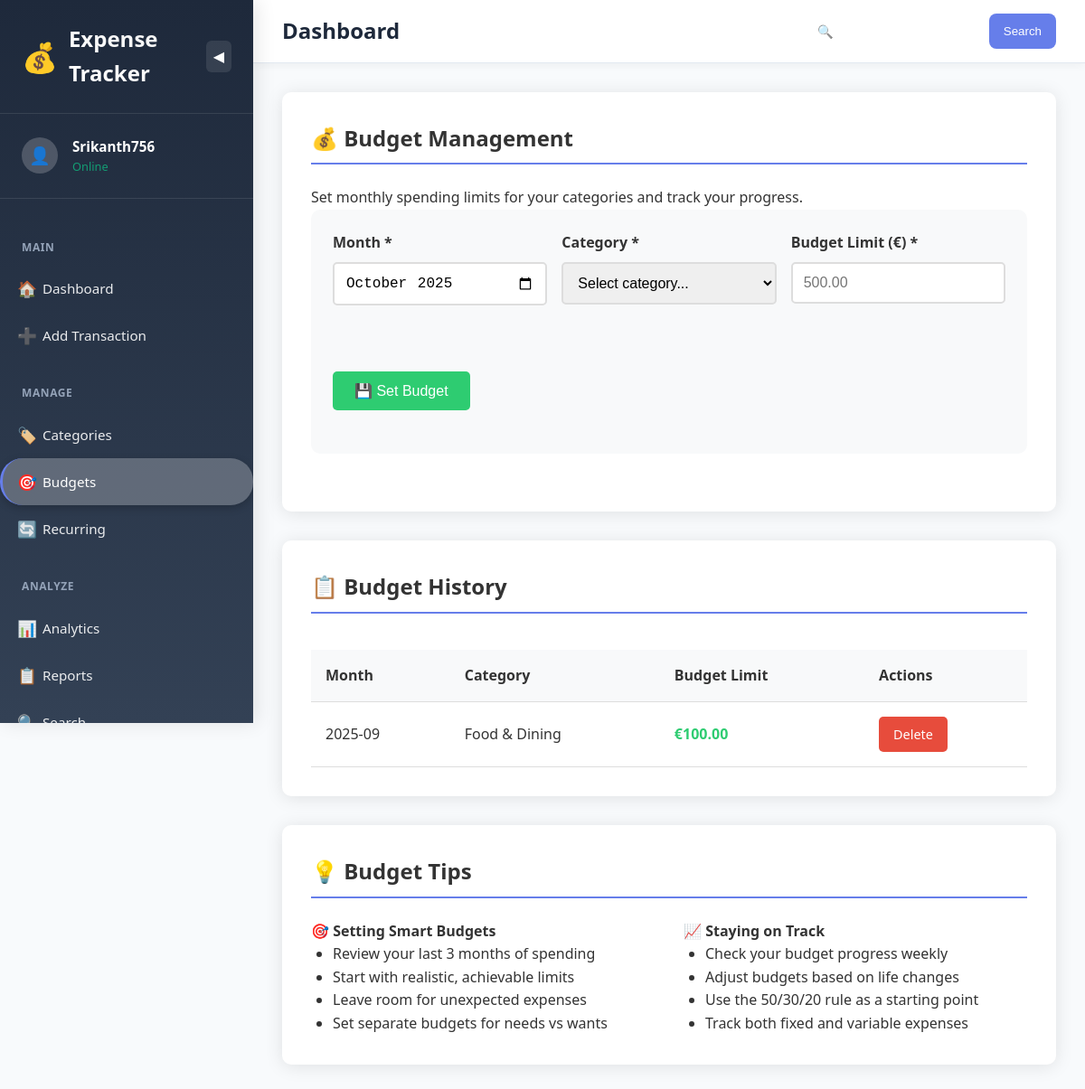
The page /budgets (signed in) on the database its author committed.
### tables this page shows
CREATE TABLE budgets (
            id INTEGER PRIMARY KEY AUTOINCREMENT,
            month TEXT NOT NULL,
            category_id INTEGER,
            amount_limit REAL NOT NULL,
            user_id INTEGER NOT NULL,
            FOREIGN KEY (category_id) REFERENCES categories (id),
            FOREIGN KEY (user_id) REFERENCES users (id)
        );

CREATE TABLE categories (
            id INTEGER PRIMARY KEY AUTOINCREMENT,
            name TEXT NOT NULL,
            user_id INTEGER NOT NULL,
            FOREIGN KEY (user_id) REFERENCES users (id),
            UNIQUE(name, user_id)
        );

### app.py (the view)
@app.route('/budgets')
@login_required
def budgets():
    user_id = session['user_id']
    conn = get_db_connection()
    current_month = datetime.now().strftime('%Y-%m')
    budgets = conn.execute('''
        SELECT b.*, c.name as category_name
        FROM budgets b
        LEFT JOIN categories c ON b.category_id = c.id
        WHERE b.user_id = ?
        ORDER BY b.month DESC, c.name
    ''', (user_id,)).fetchall()
    budget_status = []
    for budget in budgets:
        if budget['month'] == current_month:
            spent = conn.execute('''
                SELECT COALESCE(SUM(amount), 0) as total
                FROM transactions
                WHERE user_id = ? AND type = 'expense'
                AND category_id = ?
                AND strftime('%Y-%m', date) = ?
            ''', (user_id, budget['category_id'], current_month)).fetchone()
            remaining = budget['amount_limit'] - spent['total']
            percentage = (spent['total'] / budget['amount_limit']) * 100 if budget['amount_limit'] > 0 else 0
            budget_status.append({
                'budget': budget,
                'spent': spent['total'],
                'remaining': remaining,
                'percentage': percentage,
                'over_budget': remaining < 0
            })
    categories = conn.execute(
        'SELECT * FROM categories WHERE user_id = ? ORDER BY name',
        (user_id,)
    ).fetchall()
    conn.close()
    return render_template('budgets.html',
                         budgets=budgets,
                         budget_status=budget_status,
                         categories=categories,
                         current_month=current_month)

### app.py (called while the page is built)
def login_required(f):
    @wraps(f)
    def decorated_function(*args, **kwargs):
        if 'user_id' not in session:
            return redirect(url_for('login'))
        return f(*args, **kwargs)
    return decorated_function

def get_db_connection():
    conn = sqlite3.connect(DATABASE_PATH)
    conn.row_factory = sqlite3.Row
    return conn

### templates/budgets.html (shortened to what this page needs)
{% extends "base.html" %}
{% block content %}
<div class="fade-in">
    <div class="card">
        <h2>💰 Budget Management</h2>
        <p>Set monthly spending limits for your categories and track your progress.</p>
        <form method="POST" action="{{ url_for('add_budget') }}" class="budget-form">
            <div class="form-row">
                <div class="form-group">
                    <label for="month">Month *</label>
                    <input type="month"
                           id="month"
                           name="month"
                           value="{{ current_month }}"
                           required>
                </div>
                <div class="form-group">
                    <label for="category_id">Category *</label>
                    <select id="category_id" name="category_id" required>
                        <option value="">Select category...</option>
                    </select>
                </div>
                <div class="form-group">
                    <label for="amount_limit">Budget Limit (€) *</label>
                    <input type="number"
                           id="amount_limit"
                           name="amount_limit"
                           step="0.01"
                           min="0.01"
                           placeholder="500.00"
                           required>
                </div>
                <div class="form-group">
                    <label>&nbsp;</label>
                    <button type="submit" class="btn btn-success">💾 Set Budget</button>
                </div>
            </div>
        </form>
    </div>
    <div class="card">
        <h2>📋 Budget History</h2>
        {% if budgets %}
        <div class="table-container">
            <table>
                <thead>
                    <tr>
                        <th>Month</th>
                        <th>Category</th>
                        <th>Budget Limit</th>
                        <th>Actions</th>
                    </tr>
                </thead>
                <tbody>
                    {% for budget in budgets %}
                    <tr>
                        <td>{{ budget.month }}</td>
                        <td>{{ budget.category_name or 'All Categories' }}</td>
                        <td class="amount-income">€{{ "%.2f"|format(budget.amount_limit) }}</td>
                        <td>
                            <a href="{{ url_for('delete_budget', budget_id=budget.id) }}"
                               class="btn btn-small btn-danger"
                               onclick="return confirm('Are you sure you want to delete this budget?')">
                                Delete
                            </a>
                        </td>
                    </tr>
                    {% endfor %}
                </tbody>
            </table>
        </div>
        {% else %}
        <div style="text-align: center; padding: 2rem;">
            <p style="font-size: 1.1rem; color: #666;">No budgets set yet.</p>
            <p>Create your first budget above to start tracking your spending limits!</p>
        </div>
        {% endif %}
    </div>
    <div class="card">
        <h2>💡 Budget Tips</h2>
        <div style="display: grid; grid-template-columns: repeat(auto-fit, minmax(300px, 1fr)); gap: 2rem;">
            <div>
                <h4>🎯 Setting Smart Budgets</h4>
                <ul style="padding-left: 1.5rem;">
                    <li>Review your last 3 months of spending</li>
                    <li>Start with realistic, achievable limits</li>
                    <li>Leave room for unexpected expenses</li>
                    <li>Set separate budgets for needs vs wants</li>
                </ul>
            </div>
            <div>
                <h4>📈 Staying on Track</h4>
                <ul style="padding-left: 1.5rem;">
                    <li>Check your budget progress weekly</li>
                    <li>Adjust budgets based on life changes</li>
                    <li>Use the 50/30/20 rule as a starting point</li>
                    <li>Track both fixed and variable expenses</li>
                </ul>
            </div>
        </div>
    </div>
</div>
{% endblock %}

### static/css/style.css (style rules this page uses)
* { margin: 0; padding: 0; box-sizing: border-box; }
body { font-family: 'Segoe UI', Tahoma, Geneva, Verdana, sans-serif; line-height: 1.6; color: #333; background-color: #f8fafc; overflow-x: hidden; }
.card { background: white; border-radius: 10px; padding: 2rem; margin-bottom: 2rem; box-shadow: 0 2px 20px rgba(0,0,0,0.1); }
.card h2 { margin-bottom: 1.5rem; color: #333; border-bottom: 2px solid #667eea; padding-bottom: 0.5rem; }
.form-group { margin-bottom: 1.5rem; }
.form-group label { display: block; margin-bottom: 0.5rem; font-weight: 600; color: #333; }
.form-group input, .form-group select, .form-group textarea { width: 100%; padding: 0.75rem; border: 2px solid #ddd; border-radius: 5px; font-size: 1rem; transition: border-color 0.3s; }
.form-row { display: grid; grid-template-columns: repeat(auto-fit, minmax(200px, 1fr)); gap: 1rem; }
.btn { display: inline-block; padding: 0.75rem 1.5rem; background: #667eea; color: white; text-decoration: none; border: none; border-radius: 5px; cursor: pointer; font-size: 1rem; transition: background-color 0.3s, transform 0.2s; }
.btn-danger { background: #e74c3c; }
.btn-success { background: #2ecc71; }
.btn-small { padding: 0.5rem 1rem; font-size: 0.9rem; }
.table-container { overflow-x: auto; }
table { width: 100%; border-collapse: collapse; margin-top: 1rem; }
th, td { padding: 1rem; text-align: left; border-bottom: 1px solid #ddd; }
th { background: #f8f9fa; font-weight: 600; color: #333; }
.amount-income { color: #2ecc71; font-weight: 600; }
.fade-in { animation: fadeIn 0.5s ease-in; }

### templates/budgets.html (style rules this page uses)
.budget-form { background: #f8f9fa; padding: 1.5rem; border-radius: 10px; margin-bottom: 2rem; }

### rows shown on the page
budgets: month "2025-09", name "Food & Dining", amount_limit "100.00"

### other values the page prints
{{ session.username }} "Srikanth756"
